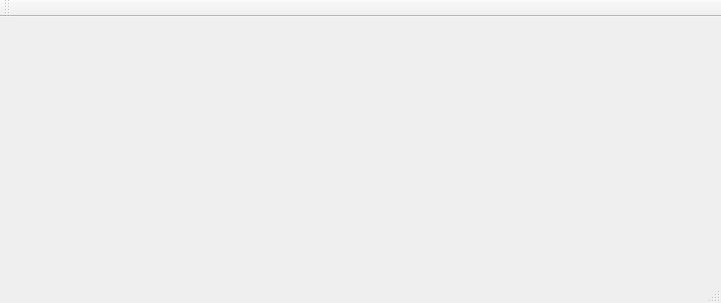
<?xml version="1.0" encoding="UTF-8"?>
<ui version="4.0">
 <class>MainWindow</class>
 <widget class="QMainWindow" name="MainWindow">
  <property name="geometry">
   <rect>
    <x>0</x>
    <y>0</y>
    <width>721</width>
    <height>303</height>
   </rect>
  </property>
  <property name="windowTitle">
   <string>MainWindow</string>
  </property>
  <widget class="QWidget" name="centralwidget"/>
  <widget class="QMenuBar" name="menubar">
   <property name="geometry">
    <rect>
     <x>0</x>
     <y>0</y>
     <width>721</width>
     <height>21</height>
    </rect>
   </property>
  </widget>
  <widget class="QStatusBar" name="statusbar"/>
  <widget class="QToolBar" name="toolBar">
   <property name="windowTitle">
    <string>toolBar</string>
   </property>
   <attribute name="toolBarArea">
    <enum>TopToolBarArea</enum>
   </attribute>
   <attribute name="toolBarBreak">
    <bool>false</bool>
   </attribute>
  </widget>
 </widget>
 <resources/>
 <connections/>
</ui>
